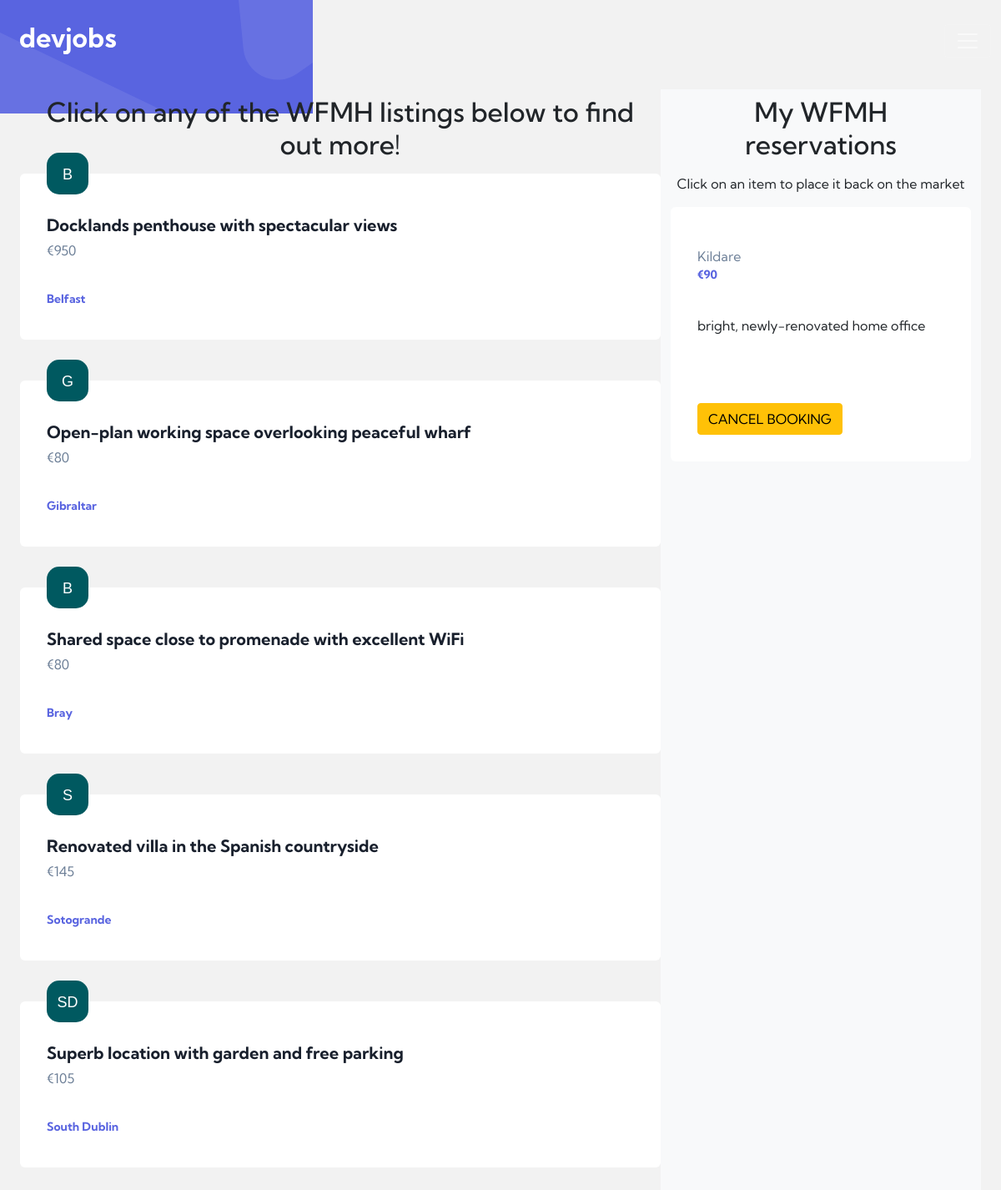
The page /browse (signed in) on the database its author committed.
### wfmh/models.py (models this page shows, shortened)
class Home(db.Model):
    id = db.Column(db.Integer(), primary_key=True)
    summary = db.Column(db.String(length=50), nullable=False, unique=True)
    location = db.Column(db.String(length=25), nullable=False)
    owner_email = db.Column(db.String(length=50), nullable=False)
    daily_rate = db.Column(db.Integer(), nullable=False)
    reserved_by = db.Column(db.Integer(), db.ForeignKey("worker.id"))

### wfmh/routes.py (the view, shortened to what this page needs)
@app.route("/browse", methods=["GET", "POST"])
@login_required
def browse_homes():
    booking_form = WFMHBookingForm()
    cancellation_form = WFMHCancellationForm()
    if request.method == "GET":
        available_homes = Home.query.filter_by(reserved_by=None)
        my_homes = Home.query.filter_by(reserved_by=current_user.id)
        return render_template(
            "browse.html",
            available_homes=available_homes,
            my_homes=my_homes,
            b_form=booking_form,
            c_form=cancellation_form
        )

### wfmh/models.py (called while the page is built)
@login_manager.user_loader
def load_user(user_id):
    return Worker.query.get(int(user_id))

    @property
    def format_wallet(self):
        return f"€{self.wallet:,}"

### wfmh/templates/browse.html (shortened to what this page needs)
{% extends 'base.html' %} {% block title %} WFMH | Browse {% endblock %} {%
block content %}
<div class="row m-4">
  <div class="col-md-8 px-0">
    <h2 class="text-center mb-3 pt-2 px-2">
      Click on any of the WFMH listings below to find out more!
    </h2>
    {% for home in available_homes %} {% include 'helpers/modals_booking.html'
    <div class="card">
      <div class="card-body">
        <div
          class="card-avatar d-flex justify-content-center align-items-center"
        >
          {% set location_list = home.location.split(' ') %}
          <h3 class="mb-0 mt-1">{% for item in location_list %}{{ item[0] }}{% endfor %}</h3>
        </div>
        <h4 class="card-text">{{ home.summary }}</h4>
        <h5 class="card-subtitle">€{{ home.daily_rate }}</h5>
        <h6 class="card-title">{{ home.location }}</h6>
      </div>
    </div>
    {% endfor %}
  </div>
  <div class="col-md-4 bg-light">
    <h2 class="text-center mb-3 pt-2 px-2">My WFMH reservations</h2>
    <p class="text-center mb-3">
      Click on an item to place it back on the market
    </p>
    {% for home in my_homes %} {% include 'helpers/modals_cancellation.html' %}
    <div class="card">
      <div class="card-body">
        <h5 class="card-title">{{ home.location }}</h5>
        <h6 class="card-subtitle">€{{ home.daily_rate }}</h6>
        <p class="card-text">{{ home.summary }}</p>
      </div>
      <div class="card-body">
        <button
          type="button"
          class="btn btn-warning"
          data-bs-toggle="modal"
          data-bs-target="#cancellationModal{{ home.id }}"
        >
          CANCEL BOOKING
        </button>
      </div>
    </div>
    {% endfor %}
  </div>
</div>
{% endblock %}

### wfmh/static/css/style.css (style rules this page uses)
body { font-family: 'Kumbh Sans', sans-serif; background-color: #f2f2f2; background-image: url('../images/backgrounds/bg-pattern-header.svg'); background-repeat: no-repeat; }
h3 { font-family: 'Sofia Pro', sans-serif; color: #fff; font-size: 1.125rem; font-weight: 400; }
h4 { font-weight: 700; font-size: 1.25rem; line-height: 1.25; color: #19202d; }
h5 { font-weight: 400; font-size: 1rem; line-height: 1.25; color: #6e8098; }
h6 { font-weight: 700; font-size: 0.875rem; line-height: 1.214; color: #5964e0; }
.card { border-radius: 0.375rem; border: none; margin-bottom: 3.0625rem; position: relative; }
.card-avatar { position: absolute; top: -1.5625rem; left: 2rem; width: 3.125rem; height: 3.125rem; border-radius: 30%; color: #fff; background-color: #005960; }
.card-body { padding: 3.0625rem 0.5625rem 2rem 2rem; }
.card-text { margin-bottom: 0.75rem; }
.card-subtitle { margin-bottom: 2.5rem; }

### rows shown on the page
Home: location "B", summary "Docklands penthouse with spectacular views", daily_rate "950", location "Belfast"
Home: location "G", summary "Open-plan working space overlooking peaceful wharf", daily_rate "80", location "Gibraltar"
Home: location "B", summary "Shared space close to promenade with excellent WiFi", daily_rate "80", location "Bray"
Home: location "S", summary "Renovated villa in the Spanish countryside", daily_rate "145", location "Sotogrande"
Home: item "S" "D", summary "Superb location with garden and free parking", daily_rate "105", location "South Dublin"
Home: location "Kildare", daily_rate "90", summary "bright, newly-renovated home office"
